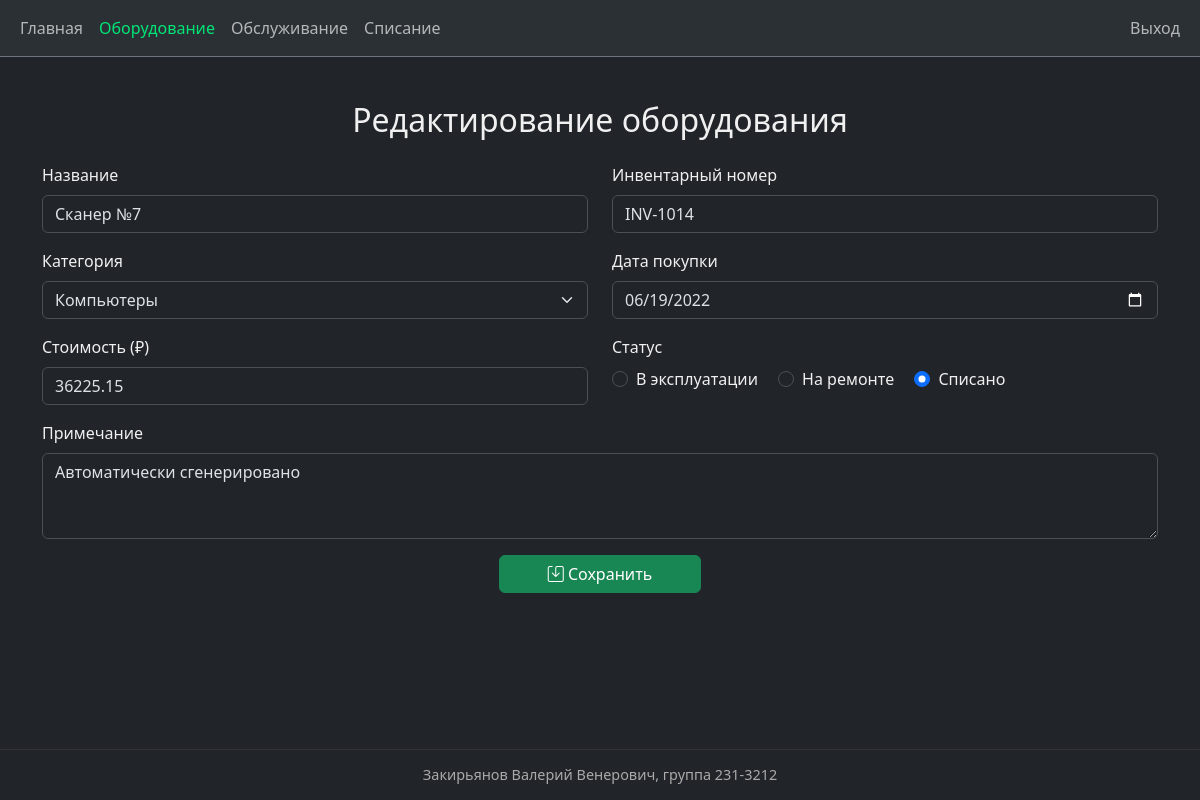
The page /equipment/15/edit (signed in) on the database as committed earlier.
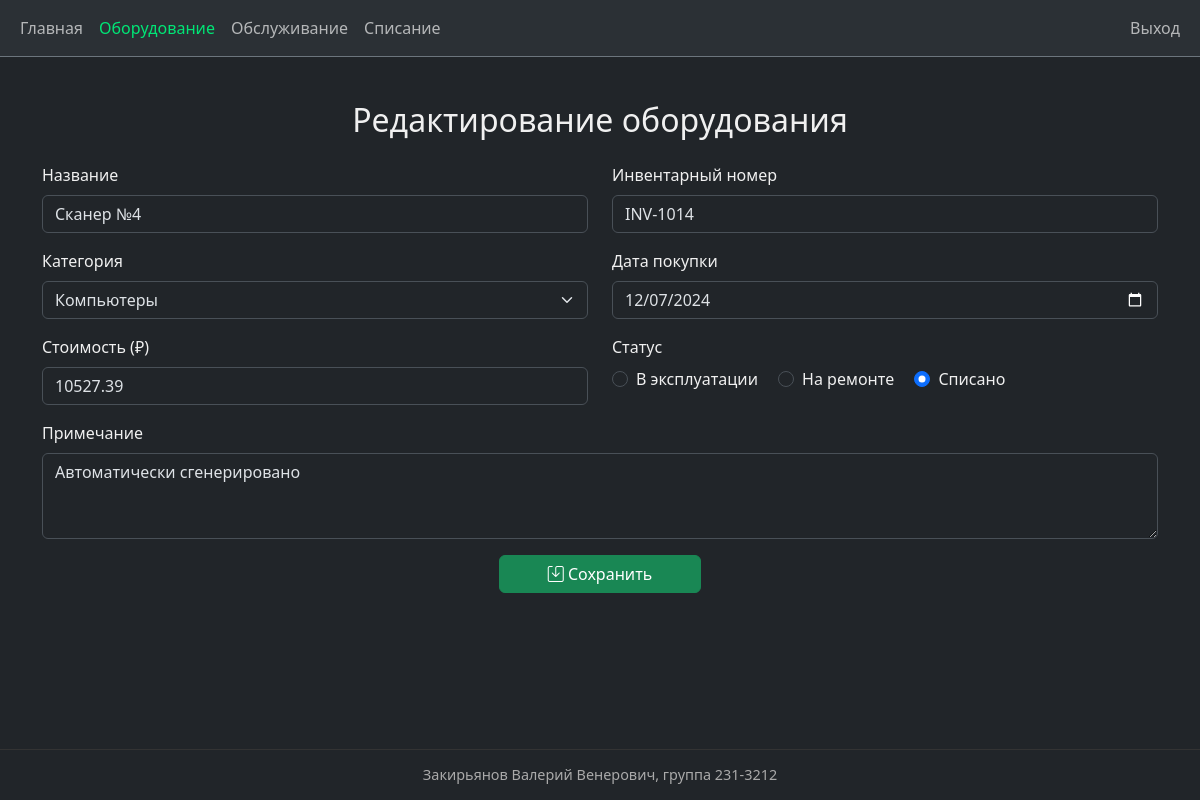
The same page on the database as committed later.
### app/models.py (models this page shows)
class Equipment(db.Model):
    id = db.Column(db.Integer, primary_key=True)
    name = db.Column(db.String(100), nullable=False)
    inventory_number = db.Column(db.String(50), unique=True, nullable=False)
    category_id = db.Column(db.Integer, db.ForeignKey('category.id'), nullable=False)
    purchase_date = db.Column(db.Date, nullable=False)
    price = db.Column(db.Numeric(10, 2), nullable=False)
    status = db.Column(db.Enum('active', 'repair', 'disposed', name='status_enum'), nullable=False)
    note = db.Column(db.Text)
    image_id = db.Column(db.Integer, db.ForeignKey('image.id'))
    maintenance = db.relationship('Maintenance', backref='equipment', cascade="all, delete")
    disposal = db.relationship('Disposal', backref='equipment', uselist=False, cascade="all, delete")
    responsibles = db.relationship('User', secondary=roles, backref='assigned_equipment')

### app/routes/equipment.py (the view, shortened to what this page needs)
@bp.route('/<int:id>/edit', methods=['GET', 'POST'])
@login_required
def edit_equipment(id):
    equipment = Equipment.query.get_or_404(id)
    if current_user.role != 'admin':
        flash('У вас недостаточно прав.', 'danger')
        return redirect(url_for('equipment.view_equipment', id=id))
    form = EquipmentForm(obj=equipment)
    form.category.choices = [(c.id, c.name) for c in Category.query.all()]
    return render_template('equipment_form.html', form=form, edit_mode=True, active='equipment')

### app/forms.py
class EquipmentForm(FlaskForm):
    name = StringField('Название', validators=[DataRequired()])
    inventory_number = StringField('Инвентарный номер', validators=[DataRequired()])
    category = SelectField('Категория', coerce=int, validators=[DataRequired()])
    purchase_date = DateField('Дата покупки', validators=[DataRequired()])
    price = DecimalField('Стоимость', validators=[DataRequired(), NumberRange(min=0)])
    status = RadioField('Статус', choices=[('active', 'В эксплуатации'), ('repair', 'На ремонте'), ('disposed', 'Списано')], default='active', validators=[DataRequired()])
    note = TextAreaField('Примечание', validators=[Optional()])
    image = FileField('Фотография', validators=[Optional(), FileAllowed(['jpg', 'jpeg', 'png'])])

### app/templates/equipment_form.html (shortened to what this page needs)
{% extends 'base.html' %}
{% block content %}
<h2 class="mb-4 text-center">
    {{ 'Редактирование' if edit_mode else 'Добавление' }} оборудования
</h2>
<form action="" method="POST" enctype="multipart/form-data" class="needs-validation" novalidate>
    <div class="row">
        <div class="col-md-6 mb-3">
            <label for="name" class="form-label">Название</label>
            {{ form.name(class="form-control", placeholder="Введите название") }}
        </div>
        <div class="col-md-6 mb-3">
            <label for="inventory_number" class="form-label">Инвентарный номер</label>
            {{ form.inventory_number(class="form-control", placeholder="Уникальный номер") }}
        </div>
    </div>
    <div class="row">
        <div class="col-md-6 mb-3">
            <label for="category" class="form-label">Категория</label>
            {{ form.category(class="form-select") }}
        </div>
        <div class="col-md-6 mb-3">
            <label for="purchase_date" class="form-label">Дата покупки</label>
            {{ form.purchase_date(class="form-control") }}
        </div>
    </div>
    <div class="row">
        <div class="col-md-6 mb-3">
            <label for="price" class="form-label">Стоимость (₽)</label>
            {{ form.price(class="form-control", placeholder="10000.00") }}
        </div>
        <div class="col-md-6 mb-3">
            <label class="form-label">Статус</label><br>
            {% for subfield in form.status %}
                <div class="form-check form-check-inline">
                    {{ subfield(class="form-check-input") }}
                    <label class="form-check-label">{{ subfield.label.text }}</label>
                </div>
            {% endfor %}
        </div>
    </div>
    <div class="mb-3">
        <label for="note" class="form-label">Примечание</label>
        {{ form.note(class="form-control", rows=3) }}
    </div>
    <div class="text-center">
        <button type="submit" class="btn btn-success px-5">
            <i class="bi bi-save"></i> Сохранить
        </button>
    </div>
</form>
{% endblock %}

Rows that differ between the two databases and show on the page:
changed Equipment "INV-1014": name "Сканер №7" → "Сканер №4"; purchase_date "06/19/2022" → "12/07/2024"; price "36225.15" → "10527.39"
